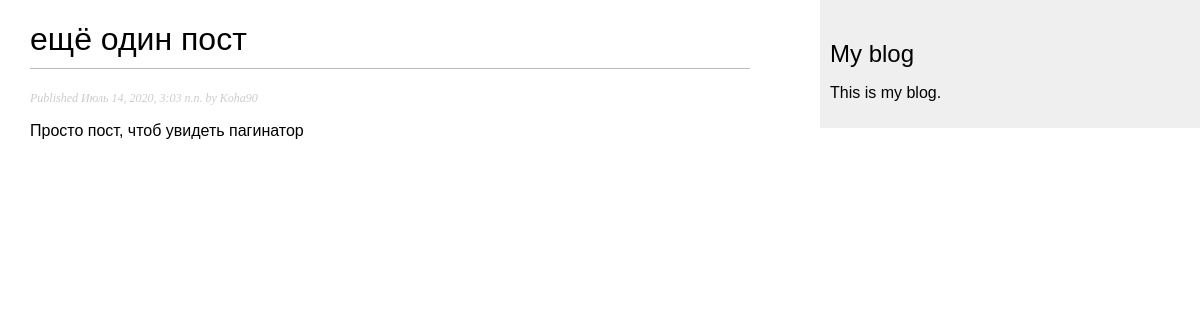
/blog/2020/7/14/eshyo-odin-post/, run on the app's committed database.
### blog/models.py (models this page shows, shortened)
class Post(models.Model):
    STATUS_CHOICES = (
        ('draft', 'Draft'),
        ('published', 'Published'),
    )
    title = models.CharField(max_length=250)
    slug = models.SlugField(max_length=250,
                            unique_for_date='publish')
    author = models.ForeignKey(User,
                               on_delete=models.CASCADE,
                               related_name='blog_posts')
    body = models.TextField()
    publish = models.DateTimeField(default=timezone.now)
    created = models.DateTimeField(auto_now_add=True)
    update = models.DateTimeField(auto_now=True)
    status = models.CharField(max_length=10,
                              choices=STATUS_CHOICES,
                              default='draft')
    objects = models.Manager() # The default manager.
    published = PublishedManager() # Our custom manager.
    class Meta:
        ordering = ('-publish',)

### blog/views.py (the view)
def post_detail(request, year, month, day, post):
    post = get_object_or_404(Post, slug=post, status='published', publish__year=year, publish__month=month,
                             publish__day=day)
    return render(request,
                  'blog/post/detail.html',
                  {'post': post})

### blog/templates/blog/post/detail.html (shortened to what this page needs)
{% extends "blog/base.html" %}
{% block content %}
    <h1>{{ post.title }}</h1>
    <p class="date">
        Published {{ post.publish }} by {{ post.author }}
    </p>
    {{ post.body|linebreaks }}
{% endblock %}

### blog/static/css/blog.css (style rules this page uses)
body { margin:0; padding:0; font-family:helvetica, sans-serif; }
h1 { font-weight:normal; border-bottom:1px solid #bbb; padding:0 0 10px 0; }
p.date { color:#ccc; font-family: georgia, serif; font-size: 12px; font-style: italic; }

### data on the page
Post: title "ещё один пост", publish "Июль 14, 2020, 3:03 п.п.", author "Koha90", body "Просто пост, чтоб увидеть пагинатор"
